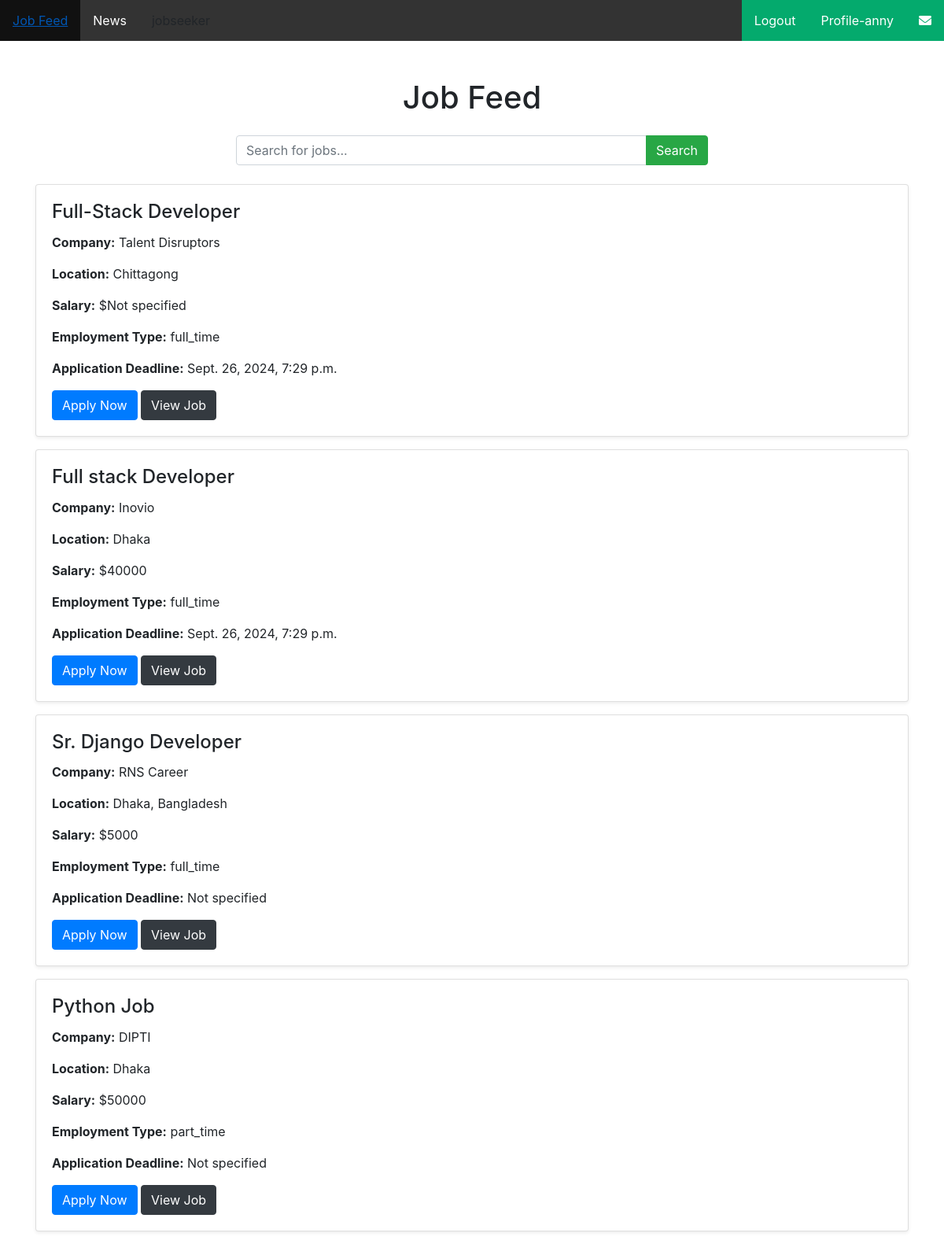
The app's page /JobFeed/ (signed in) with its own data.
### myApp/models.py (models this page shows, shortened)
class Custom_User(AbstractUser):
    USER=[
        ('recruiter','Recruiter'),('jobseeker','JobSeeker')
    ]
    user_type=models.CharField(choices=USER,max_length=120)
    profile_pic=models.ImageField(upload_to="media/profile_pic",null=True)

class JobModel(models.Model):
    JOB_TYPE_CHOICES=[
        ('full_time', 'Full Time'),
        ('part_time', 'Part Time'),
        ('contract', 'Contract'),
        ('internship', 'Internship'),
        ('temporary', 'Temporary'),
    ]
    user=models.ForeignKey(Custom_User,null=True,blank=True,on_delete=models.CASCADE)
    job_title = models.CharField(max_length=200, null=True, blank=True)
    company_name = models.CharField(max_length=200, null=True, blank=True)
    location = models.CharField(max_length=200, null=True, blank=True)
    description = models.TextField(null=True, blank=True)
    salary = models.PositiveIntegerField(null=True, blank=True)
    employment_type = models.CharField(max_length=50, choices=JOB_TYPE_CHOICES, null=True, blank=True)
    posted_date = models.DateTimeField(auto_now_add=True)
    update_date = models.DateTimeField(auto_now=True)
    application_deadline = models.DateTimeField(null=True, blank=True)

### myProject/views.py (the view)
# urls.py: path('JobFeed/',JobFeed,name='JobFeed'),
@login_required
def JobFeed(request):
    Job=JobModel.objects.all()
    context={
        'Job':Job
    }
    return render(request,"Common/JobFeed.html",context)

### Template/Common/JobFeed.html (shortened to what this page needs)
{% extends 'Common/base.html' %}
{% block body %}
<link rel="stylesheet" href="https://stackpath.bootstrapcdn.com/bootstrap/4.5.2/css/bootstrap.min.css">
<div class="container mt-5">
    <h1 class="text-center mb-4">Job Feed</h1>
    <div class="search-bar mb-4">
        <div class="input-group">
            <input type="text" class="form-control" placeholder="Search for jobs..." id="search-input">
            <div class="input-group-append">
                <button class="btn btn-success" id="search-button">Search</button>
            </div>
        </div>
    </div>
    <div class="job-list">
        {% for job in Job %}
        <div class="card mb-3 shadow-sm">
            <div class="card-body">
                <h2 class="card-title">{{ job.job_title }}</h2>
                <p class="card-text"><strong>Company:</strong> {{ job.company_name }}</p>
                <p class="card-text"><strong>Location:</strong> {{ job.location }}</p>
                <p class="card-text"><strong>Salary:</strong> ${{ job.salary|default:"Not specified" }}</p>
                <p class="card-text"><strong>Employment Type:</strong> {{ job.employment_type|default:"Not specified" }}</p>
                <p class="card-text"><strong>Application Deadline:</strong> {{ job.application_deadline|default:"Not specified" }}</p>
                {% if request.user.user_type == 'jobseeker' %}
                <a href="{% url 'ApplyNow' job.job_title job.id %}" class="btn btn-primary">Apply Now</a>
                <a href="{% url 'viewJob' job.id %}" class="btn btn-dark">View Job</a>
                {% endif %}
            </div>
        </div>
        {% empty %}
        <p class="text-center">No jobs available at the moment.</p>
        {% endfor %}
    </div>
</div>
{% endblock body %}

### Template/Includes/navbar.html (shortened to what this page needs)
<head>
  <link rel="stylesheet" href="https://cdnjs.cloudflare.com/ajax/libs/font-awesome/6.0.0-beta3/css/all.min.css">
</head>
<ul>
  <li><a href="{% url 'JobFeed' %}">Job Feed</a></li>
  <li><a href="#news">News</a></li>
  <li><a>{{ request.user.user_type }}</a></li>
  <li style="float:right">
      <a class="active" href="{% url 'my_messages' %}">
          <i class="fas fa-envelope"></i>
      </a>
  </li>
  <li style="float:right"><a class="active" href="{% url 'profile_view' %}">Profile-{{ request.user.username }}</a></li>
  <li style="float:right"><a class="active" href="{% url 'logoutPage' %}">Logout</a></li>
</ul>

### Template/Common/base.html (style rules this page uses)
ul { list-style-type: none; margin: 0; padding: 0; overflow: hidden; background-color: #333; }
li { float: left; }
li a { display: block; color: white; text-align: center; padding: 14px 16px; text-decoration: none; }
.active { background-color: #04AA6D; }

### Template/Common/JobFeed.html (style rules this page uses)
body { background-color: #f4f4f4; }
.card { transition: transform 0.2s; border: none; border-radius: 10px; }
.search-bar .input-group { width: 100%; max-width: 600px; margin: 0 auto; }
.btn-primary, .btn-dark { border-radius: 20px; }
.card-body { padding: 20px; }
.card-title { font-size: 1.5rem; margin-bottom: 0.5rem; }
.card-text { font-size: 1rem; }

### records on screen
Custom_User: user.username "anny"
JobModel: job_title "Full-Stack Developer", company_name "Talent Disruptors", location "Chittagong", salary "Not specified", employment_type "full_time", application_deadline "Sept. 26, 2024, 7:29 p.m."
JobModel: job_title "Full stack Developer", company_name "Inovio", location "Dhaka", salary "40000", employment_type "full_time", application_deadline "Sept. 26, 2024, 7:29 p.m."
JobModel: job_title "Sr. Django Developer", company_name "RNS Career", location "Dhaka, Bangladesh", salary "5000", employment_type "full_time", application_deadline "Not specified"
JobModel: job_title "Python Job", company_name "DIPTI", location "Dhaka", salary "50000", employment_type "part_time", application_deadline "Not specified"
